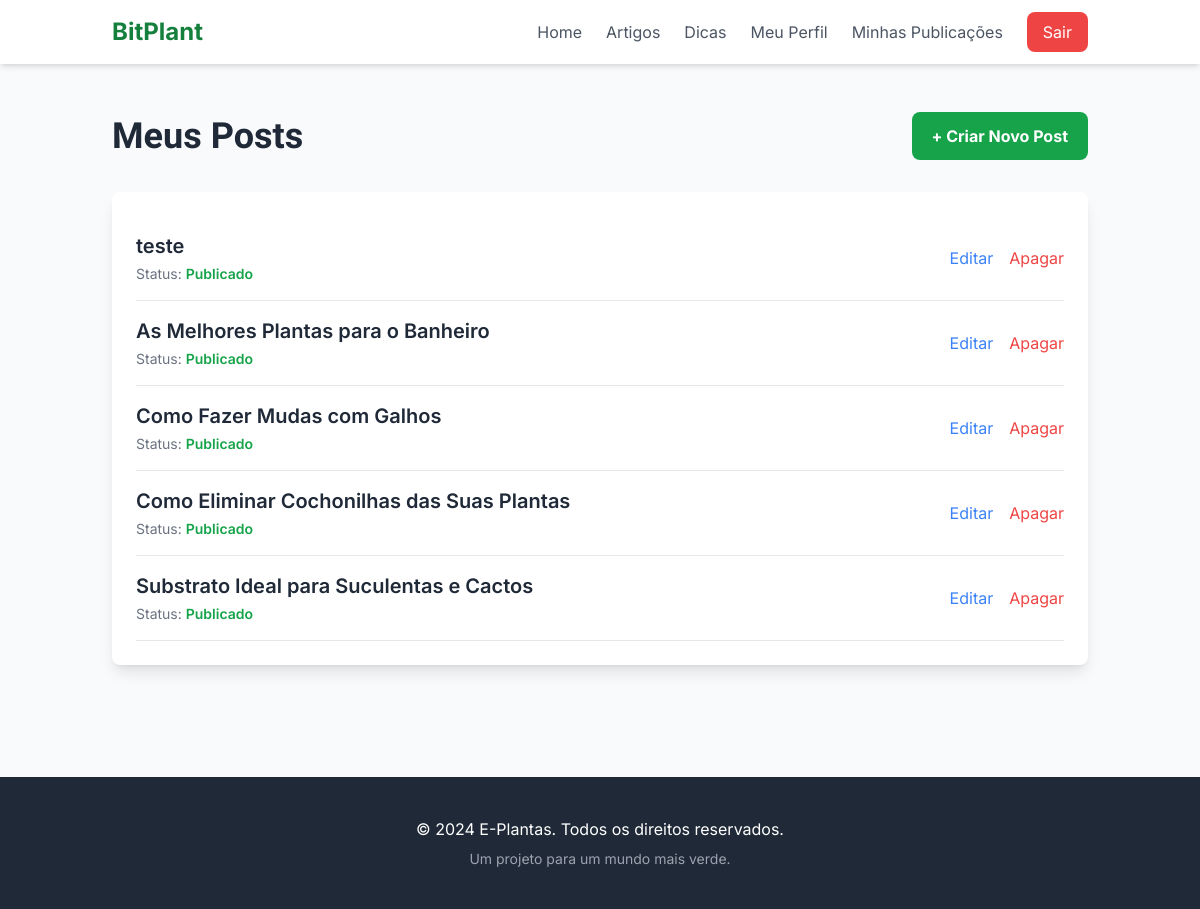
The page /meus-posts/ (signed in) on the database its author committed.
### blog/models.py (models this page shows, shortened)
class Post(models.Model):
    class PostStatus(models.TextChoices):
        DRAFT = "DRAFT", "Rascunho"
        PENDING_REVIEW = "PENDING", "Pendente de Revisão"
        PUBLISHED = "PUBLISHED", "Publicado"
    POST_TYPE_CHOICES = [('ARTIGO', 'Artigo Científico'),
                          ('DICA', 'Dica de Cultivo')]
    author = models.ForeignKey(
        settings.AUTH_USER_MODEL,
        on_delete=models.CASCADE,
        related_name="posts",
        verbose_name="Autor"
    )
    title = models.CharField(max_length=200, verbose_name="Título")
    content = models.TextField(verbose_name="Conteúdo")
    image = models.ImageField(upload_to='posts/', blank=True, null=True, verbose_name="Imagem de Destaque")
    post_type = models.CharField(max_length=10, choices=POST_TYPE_CHOICES, default='DICA', verbose_name="Tipo de Post")
    status = models.CharField(max_length=10, choices=PostStatus.choices, default=PostStatus.DRAFT, verbose_name="Status")
    likes = models.ManyToManyField(settings.AUTH_USER_MODEL, related_name='liked_posts', blank=True)
    saves = models.ManyToManyField(settings.AUTH_USER_MODEL, related_name='saved_posts', blank=True)
    category = models.ForeignKey(PostCategory, on_delete=models.SET_NULL, null=True, blank=True, related_name="posts")
    published_date = models.DateTimeField(auto_now_add=True)
    is_featured = models.BooleanField(default=False, verbose_name="É destaque?")
    summary = models.TextField(blank=True, null=True, verbose_name="Resumo do Artigo")
    pdf_file = models.FileField(upload_to='articles_pdf/', blank=True, null=True, verbose_name="Arquivo PDF")
    class Meta:
        verbose_name = "Post"
        verbose_name_plural = "Posts"
        ordering = ['-published_date']

### blog/views.py (the view)
# urls.py: path('meus-posts/', UserPostListView.as_view(), name='my_posts'),
class UserPostListView(LoginRequiredMixin, ListView):
    model = Post
    template_name = 'blog/user_post_list.html'
    context_object_name = 'posts'
    paginate_by = 5
    def get_queryset(self):
        return Post.objects.filter(author=self.request.user).order_by('-published_date')

### users/models.py (called while the page is built)
    def get_absolute_url(self):
        return reverse('users:profile', kwargs={'username': self.username})

### blog/templates/blog/user_post_list.html (shortened to what this page needs)
{% extends 'core/base.html' %}
{% block content %}
<div class="container mx-auto px-6 py-12">
    <div class="flex justify-between items-center mb-8">
        <h1 class="text-4xl font-bold">Meus Posts</h1>
        <a href="{% url 'blog:post_create' %}" class="bg-green-600 text-white font-bold py-3 px-5 rounded-lg hover:bg-green-700 transition">
            + Criar Novo Post
        </a>
    </div>
    <div class="bg-white rounded-lg shadow-lg p-6">
        {% for post in posts %}
            <div class="flex items-center justify-between border-b py-4">
                <div>
                    <a href="{% url 'blog:post_detail' post.id %}" class="text-xl font-semibold text-gray-800 hover:text-green-600">{{ post.title }}</a>
                    <p class="text-sm text-gray-500 mt-1">
                        Status:
                        {% if post.status == 'PUBLISHED' %}
                            <span class="font-semibold text-green-600">Publicado</span>
                        {% elif post.status == 'PENDING' %}
                            <span class="font-semibold text-yellow-600">Pendente de Revisão</span>
                        {% else %}
                            <span class="font-semibold text-gray-600">Rascunho</span>
                        {% endif %}
                    </p>
                </div>
                <div class="flex space-x-4">
                    <a href="{% url 'blog:post_update' post.id %}" class="text-blue-500 hover:underline">Editar</a>
                    <a href="{% url 'blog:post_delete' post.id %}" class="text-red-500 hover:underline">Apagar</a>
                </div>
            </div>
        {% empty %}
            <p class="text-center text-gray-500 py-8">Você ainda não criou nenhum post.</p>
        {% endfor %}
    </div>
</div>
{% endblock %}

### core/templates/core/base.html (style rules this page uses)
body { font-family: 'Inter', sans-serif; }
h1, h2, h3, h4, h5, h6 { font-family: 'Lexend', sans-serif; }

### rows shown on the page
Post: title "teste", status "Publicado"
Post: title "As Melhores Plantas para o Banheiro", status "Publicado"
Post: title "Como Fazer Mudas com Galhos", status "Publicado"
Post: title "Como Eliminar Cochonilhas das Suas Plantas", status "Publicado"
Post: title "Substrato Ideal para Suculentas e Cactos", status "Publicado"
